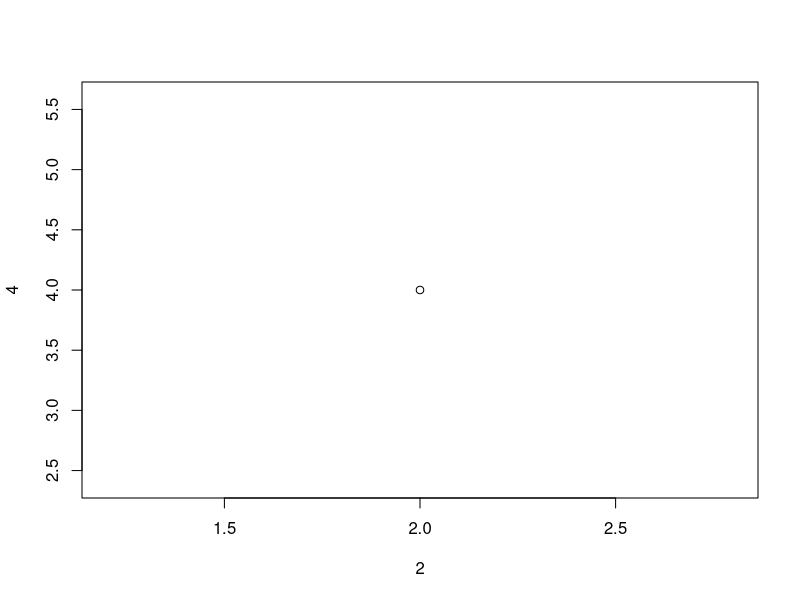

Reproduce this figure in R.
# lab1.R

# 1. print the value of pi
pi

#2. create name, age, awake
age <- 27
name <- "Nat"
awake <- TRUE

#3. print name, age, awake
age
name
awake

#4. average of 130, 133, 128
(130+133+128)/3

#5. 45 modulus 4
45%%4

#6. which is more cookies?
12*12 > 11*13  # yes

#7. painfully complex logic
!(name == "Nat")!=TRUE|FALSE&TRUE
# no idea what this does!
# the point is that you should
# write simpler expressions

### Practice questions
# 1. paste without spaces
?paste()
# look at arguments!
# the sep argument allows you to select the seperator
# set this to "" (i.e. nothing)
paste("b","2001",sep="")

#2. try to figure out plot() 
plot(2,4) # does this work?
# yes!
?plot # also helpful if you can't figure it out
# you can see the first two arguments are x and y

#3. sample 100 standard normal distributions
?rnorm  # look up arguments
rnorm(n=100,mean=0,sd=1)

#4. type changing
my.text <- "1" # dots are just like other characters
my.number <- as.numeric(my.text)
my.logical <- as.logical(my.number)
my.logical
as.numeric(as.logical("1"))  # missing value!
as.logical(as.numeric("2"))  # TRUE?!?!?!
# non-zero numbers will contert to TRUE
as.logical(-1)
as.logical(0)

#5. Re-writing code
x <- 2*(4+5)
y <- 8/3
z <- abs(-9)
sum(x,y,x)

#6. make code more readible
sum(1,2,3,4)

#7/8. make a case/control solver
eo <- 800
Eo <- 200
eO <- 50
EO <- 50
OR <- (EO*eo)/(Eo*eO)
SElnOR <- sqrt(1/eo+1/Eo+1/eO+1/EO)
LCL <- exp(log(OR)-1.96*SElnOR)
UCL <- exp(log(OR)+1.96*SElnOR)
CLR <- UCL/LCL # let's get fancy
# print results
OR
LCL
UCL
CLR










